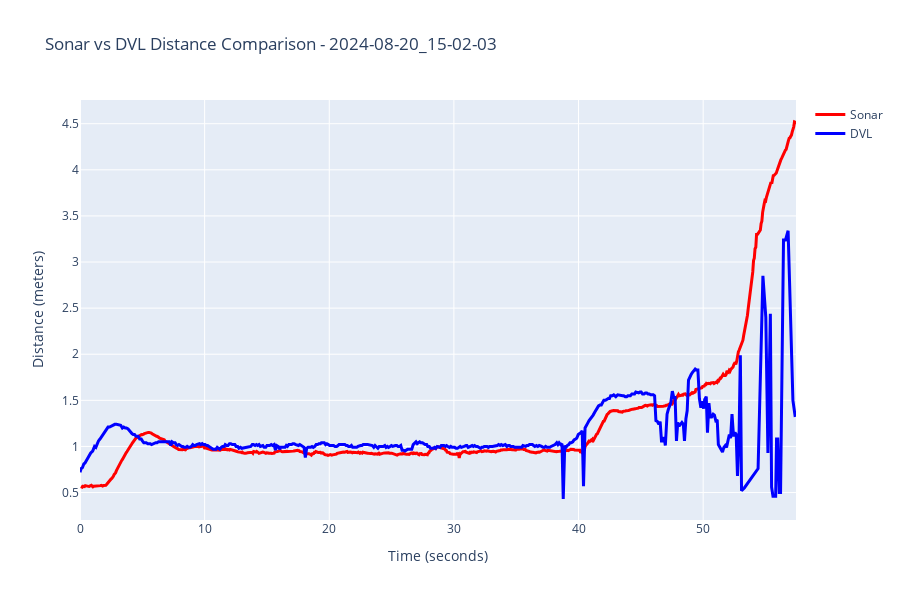

Source (notebook cell):
### Code cell
# Compare sonar vs DVL using the sonar_visualization function
print(f"\n" + "=" * 60)
print("SONAR vs DVL COMPARISON")
print("=" * 60)

fig, comparison_stats = compare_sonar_vs_dvl(
    net_analysis_results,
    raw_data,
    sonar_coverage_m=sonar_coverage_meters,
    sonar_image_size=image_shape[0]
)

if fig:
    fig.show()

print(f"\nComparison Statistics:")
for key, value in comparison_stats.items():
    if isinstance(value, float):
        print(f"  {key}: {value:.3f}")
    else:
        print(f"  {key}: {value}")

### Figure 1 — Plotly figure (JSON) as saved in the notebook; plotly's stock layout.template omitted (floating-point values rounded to 4 significant figures; data arrays with more than 128 entries replaced by an {"elided": "..."} marker saying what was removed)
{"data": [{"line": {"color": "red", "width": 3}, "mode": "lines", "name": "Sonar", "type": "scatter", "x": {"elided": "944 float values"}, "y": {"elided": "944 float values"}}, {"line": {"color": "blue", "width": 3}, "mode": "lines", "name": "DVL", "type": "scatter", "x": {"elided": "497 float values"}, "y": {"elided": "497 float values"}}], "layout": {"height": 600, "title": {"text": "Sonar vs DVL Distance Comparison - 2024-08-20_15-02-03"}, "xaxis": {"anchor": "y", "domain": [0, 1], "title": {"text": "Time (seconds)"}}, "yaxis": {"anchor": "x", "domain": [0, 1], "title": {"text": "Distance (meters)"}}}}
